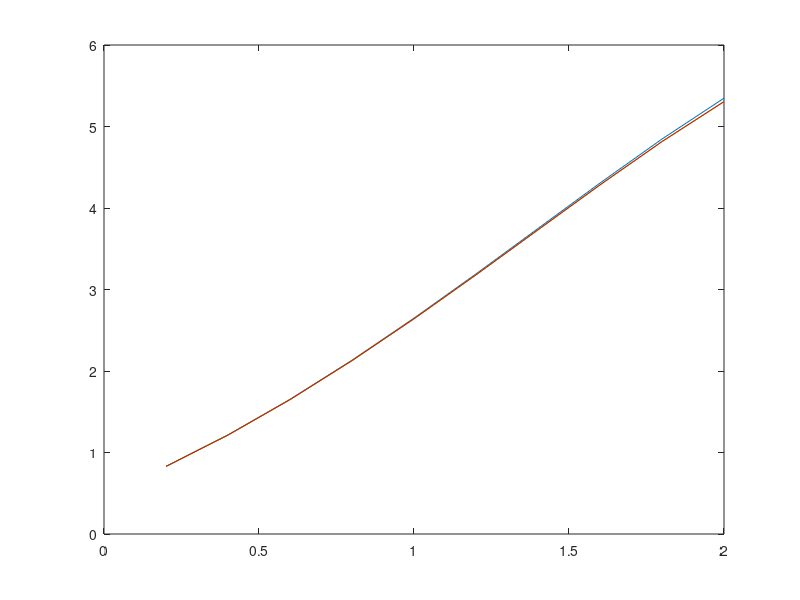
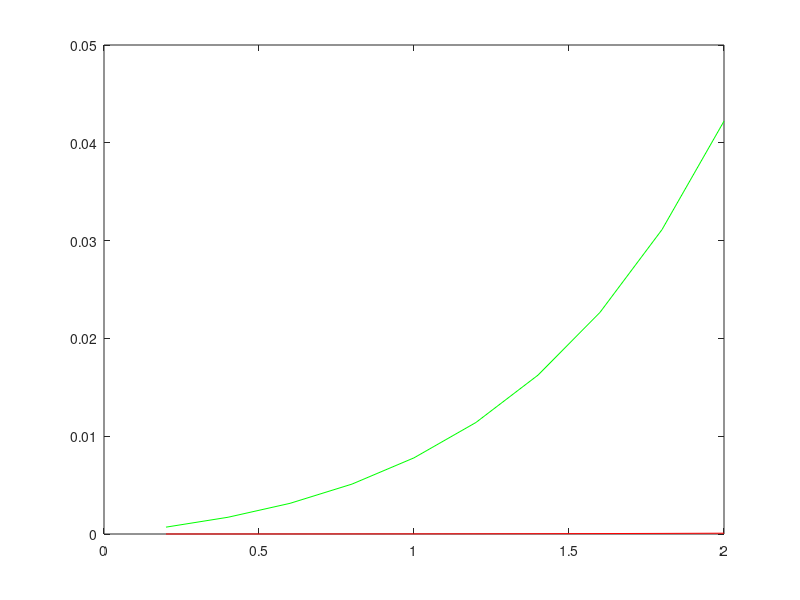

MATLAB code to generate these figures, in order:
function [] = MetodaTaylorOrd2 ()

N = 10;
a = 2;
h = a/N;
t0 = 0;
y0 = 0.5;
t(1) = t0 + h;
y(1) = y0 + h * f(t0,y0)

y2(1) = y0 + h * T2(t0,y0,h);
y4(1) = y0 + h * T4(t0,y0,h);

for i=1:N-1
    y2(i+1) = y2(i) + h * T2(t(i),y2(i),h);
    y4(i+1) = y4(i) + h * T4(t(i),y4(i),h);
    t(i+1) = t(i) + h;
end

yex = (t+1).^2 - 1/2 * exp(t);
y4
figure
plot(t,y2);
hold on,
plot(t,y4,'g');
plot(t,yex,'r');

figure
plot(t, abs(y2-yex),'g');
hold on,
plot(t, abs(y4-yex),'r');
p1 = yex - y2
p2 = yex - y4

end

function [f] = f(t,y)
    f = y-t^2 + 1;
end


function [f1] = f1(t,y)
    f1 = y-t^2 - 2*t + 1;
end

function [f2] = f2(t,y)
    f2 = y-t^2 - 2*t - 1;
end

function [f3] = f3(t,y)
    f3 = y-t^2 - 2*t - 1;
end

function [T2] = T2(t,y,h)
    T2 = f(t,y) + f1(t,y) / 2 * h;
end

function [T4] = T4(t,y,h)
    T4 = T2(t,y,h) + f2(t,y)/6 * h^2 + f3(t,y)/24*h^3;
end
